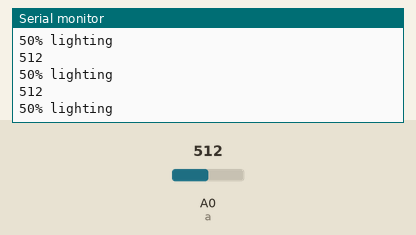
Bench run of a sketch on a simulated Arduino Uno, built with avr-gcc and run on an emulated ATmega328P. On the bench: the last lines printed to the serial monitor. The test bench sets the inputs (shaded band); at power-on: A0 (a) = 512.

Above: at 1.3 s.
1.4 s: A0 (a) set to 412
At 1.81 s:
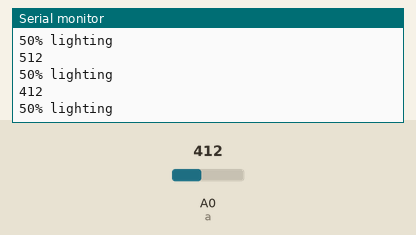
2.9 s: A0 (a) set to 390
At 3.7 s:
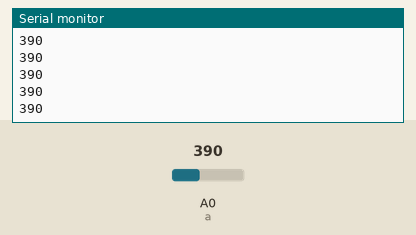
4.4 s: A0 (a) set to 209
At 5.0 s:
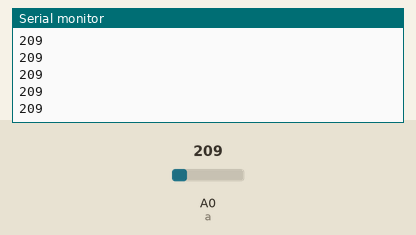
5.9 s: A0 (a) set to 185
At 6.4 s:
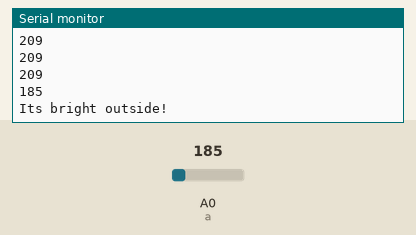
Timing chart, 0 to 8.9 s (numbered marks = the images above; inputs shaded):
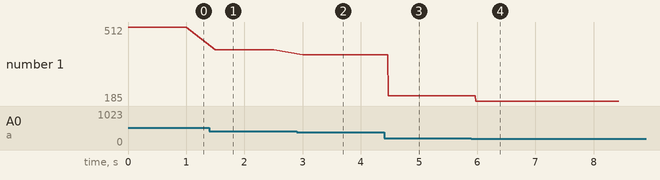

Measured:
- the behaviour switches between 400 and 399 on A0 (a) (found by bisection; images 1 and 2)
- the behaviour switches between 201 and 200 on A0 (a) (found by bisection; images 3 and 4)
- after the input at 1.4 s, the serial monitor: prints a new line after 0.10 s (image 1)
- after the input at 2.9 s, the serial monitor: prints a new line after 0.10 s (image 2)
- after the input at 4.4 s, the serial monitor: prints a new line after 0.07 s (image 3)
- after the input at 5.9 s, the serial monitor: prints a new line after 0.07 s (image 4)
- plotted number 1: 512 → 412 after the input at 1.4 s, 412 → 390 after the input at 2.9 s, 390 → 209 after the input at 4.4 s, 209 → 185 after the input at 5.9 s

The sketch:

light_sensor.ino
```cpp
int swv;
int a=A0;

void setup()
{
  Serial.begin(9600);
  pinMode(a,INPUT);
}
void loop()
{
  swv=analogRead(a);
  Serial.println(swv);
  if(swv>1000)
  {
    Serial.print("Completely dark!");
    delay(500);
  }
  else if(swv>=400)
  {
    Serial.println("50% lighting");
    delay(500);
  }
  else if(swv<=200)
  {
    Serial.print("Its bright outside!");
    delay(500);
  }
}
```
